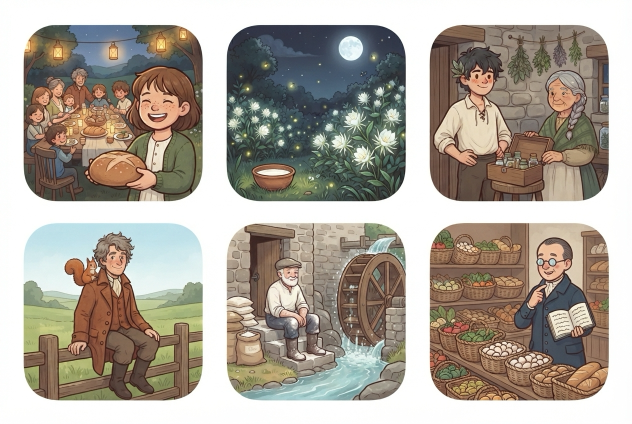
#> input picture art-inbox/sheet61-album-ch6.png, 1264 x 848 px, found by its file name (shown at 1/2 size)
$ python import_album_sheet.py ../art-inbox/sheet61-album-ch6.png album/sq_a album/sq_b ... '(row' by 'row)'
#> lines starting #> are read from the running program, lines starting #| are printed output that depends on the picture; after the words box and inside, x2 and y2 are one past the last pixel; in counts of white or black regions, pixels touching at a corner belong together
#!/usr/bin/env python3
"""Cut a sheet of full painted square pictures (album pictures, rounded corners, on a white page) into assets/<name>.png.

    python3 tools/import_album_sheet.py ../art-inbox/sheet61-album-ch6.png album/sq_a album/sq_b ...   (row by row)

Unlike import_art.py's `sheet` mode it never makes white INSIDE a picture see-through (a pale sky stays): only the white
page round each picture goes: the picture is cut as a rounded rectangle (RADIUS of its side; a flood fill leaks into a pale sky). Needs Pillow and numpy.
"""
import sys, os
import numpy as np
from PIL import Image, ImageDraw
RADIUS = 0.15
ROOT = os.path.dirname(os.path.dirname(os.path.abspath(__file__)))

def runs(mask, min_len):
    out, start = [], None
    for i, v in enumerate(list(mask) + [False]):
        if v and start is None: start = i
        elif not v and start is not None:
            if i - start >= min_len: out.append((start, i))
            start = None
    return out

def main():
    sheet, names = sys.argv[1], sys.argv[2:]
    im = Image.open(sheet).convert("RGB")
#> im is the input picture: PIL image 1264x848 RGB; mean R, G, B 171.3, 163.4, 152.6
    a = np.asarray(im).astype(int)
    ink = (a.min(axis=2) < 235)
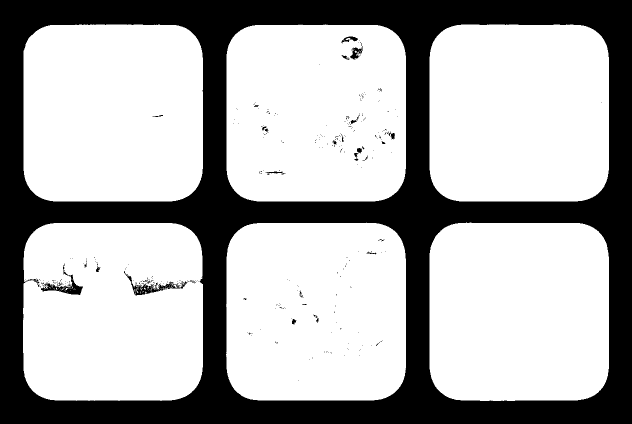
#> ink: shape (848, 1264) bool (shown at 1/2 size); 68.7% white; 336 black regions (307 under 20 px), largest, box (x1, y1, x2, y2) and area: (0, 0, 1264, 848) 331335, (248, 542, 375, 591) 1166, (81, 549, 166, 590) 1052
    boxes = []
    for y0, y1 in runs(ink.mean(axis=1) > 0.05, 40):
        for x0, x1 in runs(ink[y0:y1].mean(axis=0) > 0.05, 40):
            boxes.append((x0, y0, x1, y1))
#> this loop made 2 passes
#> (y0, y1) on passes 1 to 2: (49, 403), (446, 802)
#> after the loop, boxes = [(47, 49, 406, 403), (453, 49, 812, 403), (859, 49, 1218, 403), (46, 446, 406, 802), (453, 446, 812, 802), (859, 446, 1218, 802)]
    print("%s: found %d pictures, %d names" % (sheet, len(boxes), len(names)))
#| ../art-inbox/sheet61-album-ch6.png: found 6 pictures, 6 names
    if len(boxes) != len(names): sys.exit("count differs: nothing written")
    for (x0, y0, x1, y1), name in zip(boxes, names):
        if name == "-": continue
        c = im.crop((x0 + 2, y0 + 2, x1 - 2, y1 - 2)).convert("RGBA")
        mask = Image.new("L", (c.width * 4, c.height * 4), 0)      # a rounded rectangle, drawn big and scaled down for a smooth edge
        r = int(min(c.size) * RADIUS) * 4
        ImageDraw.Draw(mask).rounded_rectangle((0, 0, mask.width - 1, mask.height - 1), radius=r, fill=255)
        c.putalpha(mask.resize(c.size, Image.LANCZOS))
        c.thumbnail((512, 512))
        dest = os.path.join(ROOT, "assets", name + ".png")
        c.save(dest)
        print("saved", name, c.size)
#> this loop made 6 passes
#> (printed output is left out)
#> pass 1, in main, `c = im.crop((x0 + 2, y0 + 2, x1 - 2, y1 - 2)).convert("RGBA")`:
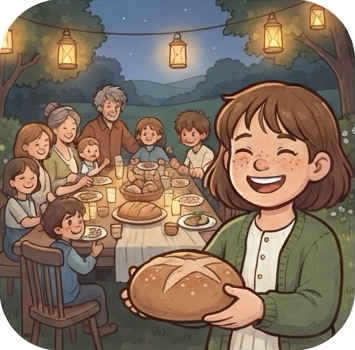
#> c: PIL image 355x350 RGBA; mean R, G, B, A 132.8, 113, 95.5, 255
#> pass 2, in main, `c = im.crop((x0 + 2, y0 + 2, x1 - 2, y1 - 2)).convert("RGBA")`:
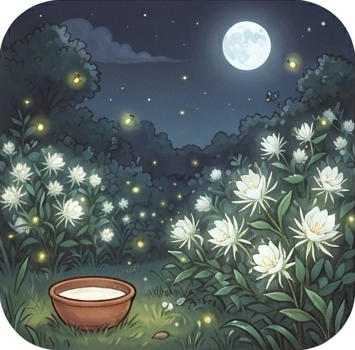
#> c: PIL image 355x350 RGBA; mean R, G, B, A 88.6, 100.3, 98.8, 255
#> after the loop:
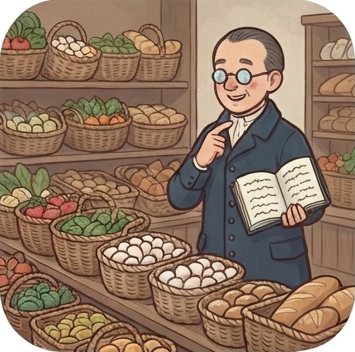
#> c: PIL image 355x352 RGBA; mean R, G, B, A 144.8, 118.8, 98.4, 250.2; transparent parts drawn white
#> after the loop:
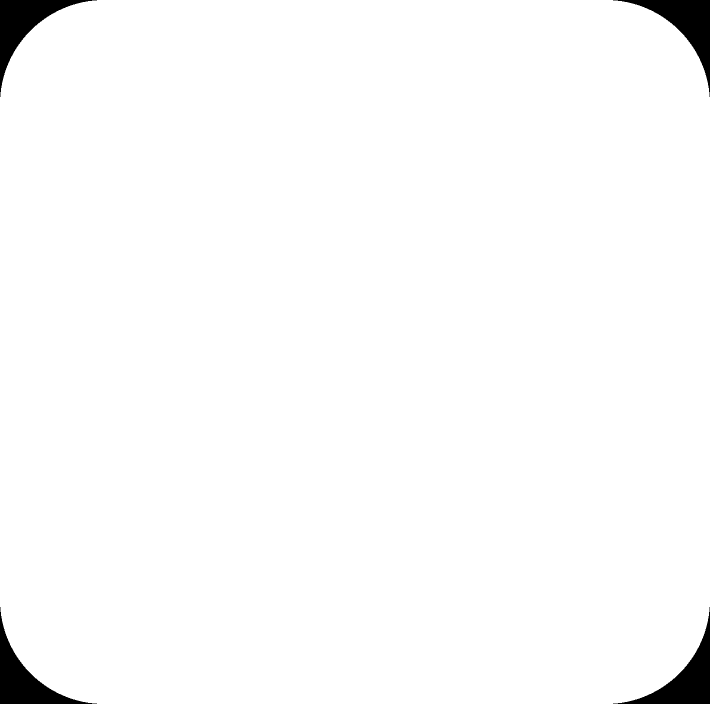
#> mask: PIL image 1420x1408 L (shown at 1/2 size); 98.1% white; 4 black regions, box (x1, y1, x2, y2) and area: (0, 0, 194, 194) 9339, (1226, 0, 1420, 194) 9339, (0, 1214, 194, 1408) 9339, (1226, 1214, 1420, 1408) 9339

main()
